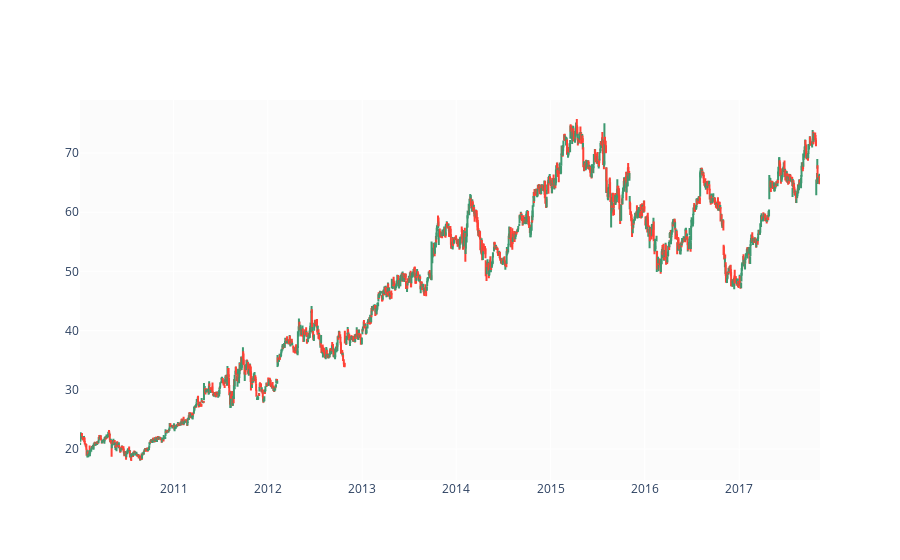

Here is the notebook cell this chart was saved with:
### Code cell
fig = make_subplots(rows=1, cols=1)

fig.add_trace(go.Ohlc(x=df.Date,
                      open=df.Open,
                      high=df.High,
                      low=df.Low,
                      close=df.Close,
                      name='Price'), row=1, col=1)


fig.update(layout_xaxis_rangeslider_visible=False)
fig.show()

### Figure 1 — Plotly figure (JSON) as saved in the notebook; plotly's stock layout.template omitted (floating-point values rounded to 4 significant figures; data arrays with more than 128 entries replaced by an {"elided": "..."} marker saying what was removed)
{"data": [{"close": {"elided": "1979 float values"}, "high": {"elided": "1979 float values"}, "low": {"elided": "1979 float values"}, "name": "Price", "open": {"elided": "1979 float values"}, "type": "ohlc", "x": {"elided": "1979 str values"}, "xaxis": "x", "yaxis": "y"}], "layout": {"xaxis": {"anchor": "y", "domain": [0, 1], "rangeslider": {"visible": false}}, "yaxis": {"anchor": "x", "domain": [0, 1]}}}
